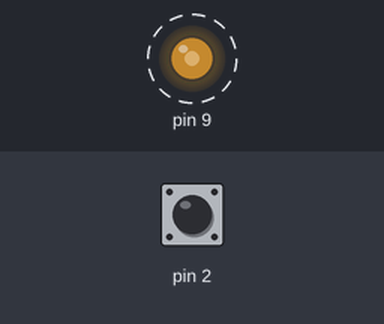
Bench run of a sketch on a simulated Arduino Uno, built with avr-gcc and run on an emulated ATmega328P. Parts: output pins drawn as LEDs (lit = HIGH). Dashed ring = blinking. Inputs (shaded band) come from the test bench; at power-on: pin 2 LOW. What the sketch prints to the serial monitor is not drawn.

Above: at 1.2 s.
1.3 s: pin 2 pulsed HIGH 2 times (0.12 s each, 0.3 s apart)
Timing chart, 0 to 10.3 s (numbered marks = the images above; inputs shaded):
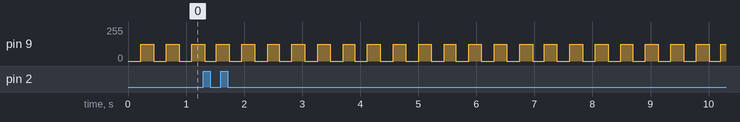

Measured:
- by itself, pin 9: alternates 127/255 for 0.22 s and 0/255 for 0.22 s

The sketch:

infraredTest.ino
```cpp
#include "infraredTransmitter.h"
#include "infraredReciever.h"

infraredReciever myReciever(2);
infraredTransmitter myTransmitter(9);

void setup()
{
  Serial.begin(115200);
  myReciever.init();
  myTransmitter.init();
  myTransmitter.setSignalIdentity(2);
}

void loop()
{
  switch(myReciever.detect())
  {
    case 1:
      Serial.println("Signal Type A detected!");
      break;
    case 2:
      Serial.println("Signal Type B detected!");
      break;
  }
  myTransmitter.transmit();
  delay(20);

}
```

infraredReciever.cpp
```cpp
// (licence header left out)
#include "infraredReciever.h"

infraredReciever::infraredReciever(int pin)
{
  _pin = pin;

}

bool infraredReciever::init(){
}

unsigned char infraredReciever::detect()
{
  bool _pinState = digitalRead(_pin);
  if(_pinState!=_pinLastState)
  {
    unsigned long eventTime = millis();
    if(_pinState)//Rising Edge
    {
      unsigned long offTime = eventTime - _fallingEdgeTime;

      if((offTime > TYPE_A_TIME - TIME_TOLERANCE)&&(offTime < TYPE_A_TIME + TIME_TOLERANCE))
      {
        _signalIdentity = 1;
      }
      else if((offTime > TYPE_B_TIME - TIME_TOLERANCE)&&(offTime < TYPE_B_TIME + TIME_TOLERANCE))
      {
        _signalIdentity = 2;
      }
    }
    else
    {
      _fallingEdgeTime = eventTime;
    }
  }
  else
  {
    _signalIdentity = 0;
  }

  _pinLastState = _pinState;
  return _signalIdentity;
}
```

infraredReciever.h
```cpp
// (licence header left out)
#ifndef INFRARED_RECIEVER_H
#define INFRARED_RECIEVER_H

#define TIME_TOLERANCE 30
#define TYPE_A_TIME 100
#define TYPE_B_TIME 200

#include <Arduino.h>

class infraredReciever
{
  public:
    infraredReciever(int pin);
    bool init();
    unsigned char detect();
  private:
    bool _pinLastState;
    unsigned char _signalIdentity;
    unsigned long  _fallingEdgeTime;
    unsigned char _pin;
};

#endif
```

infraredTransmitter.cpp
```cpp
// (licence header left out)
#include "infraredTransmitter.h"

infraredTransmitter::infraredTransmitter(int pin)
{
  //You can only use pins D9 or D10
  _pin = pin;

}

bool infraredTransmitter::init(){
//Set LED Carrier Frequency
TCCR1B = TCCR1B & B11111000 | B00000001;    // set timer 1 divisor to     1 for PWM frequency of 31372.55 Hz
}

bool infraredTransmitter::setSignalIdentity(unsigned char signalIdentity)
{
  _signalIdentity =  signalIdentity;
  return true;
}

unsigned char infraredTransmitter::getSignalIdentity()
{
  return _signalIdentity;
}
bool infraredTransmitter::transmit()
{
  //Serial.println(_pinState);
  unsigned int timeBetweenSwitch;
  switch(_signalIdentity)
  {
    case 1:
      timeBetweenSwitch = TYPE_A_TIME;
      break;
    case 2:
      timeBetweenSwitch = TYPE_B_TIME;
      break;
  }
  unsigned long int currentTime = millis();
  //Serial.println(currentTime);
  if((currentTime -  _lastEventChangeTime) > timeBetweenSwitch)
  {
    //Serial.println("Toggle");
    togglePwm();
    _lastEventChangeTime = currentTime;
  }


}
bool infraredTransmitter::alwaysOn() //Call once Check if you can return back from always on
{
  digitalWrite(_pin, HIGH);
  return true;
}

bool infraredTransmitter::togglePwm()
{
  if(_pinState)
  {
    analogWrite(_pin, 0);
    _pinState = false;
  }
  else
  {
    analogWrite(_pin, 127);
    _pinState = true;
  }
}
```

infraredTransmitter.h
```cpp
// (licence header left out)
#ifndef INFRARED_TRANSMITTER_H
#define INFRARED_TRANSMITTER_H

#define TYPE_A_TIME 100
#define TYPE_B_TIME 200

#include <Arduino.h>

class infraredTransmitter
{
  public:
    infraredTransmitter(int pin);
    bool init();
    bool setSignalIdentity(unsigned char signalIdentity);
    unsigned char getSignalIdentity();
    bool transmit();
    bool alwaysOn();
  private:
    bool togglePwm();
    bool _pinState;
    bool _systemState;
    unsigned char _signalIdentity;
    unsigned long  _lastEventChangeTime;
    unsigned char _pin;
};

#endif
```
